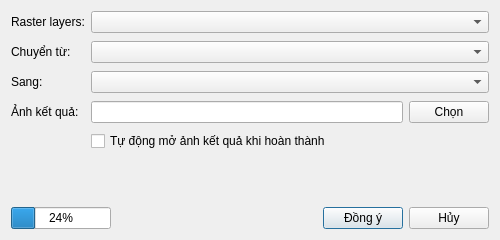
<?xml version="1.0" encoding="UTF-8"?>
<ui version="4.0">
 <class>ColorSpaceConvertionDialog</class>
 <widget class="QDialog" name="ColorSpaceConvertionDialog">
  <property name="geometry">
   <rect>
    <x>0</x>
    <y>0</y>
    <width>500</width>
    <height>240</height>
   </rect>
  </property>
  <property name="windowTitle">
   <string>Chuyển đổi không gian màu</string>
  </property>
  <layout class="QGridLayout" name="gridLayout">
   <property name="horizontalSpacing">
    <number>6</number>
   </property>
   <property name="verticalSpacing">
    <number>8</number>
   </property>
   <item row="1" column="0">
    <widget class="QLabel" name="label_2">
     <property name="text">
      <string>Chuyển từ:</string>
     </property>
    </widget>
   </item>
   <item row="3" column="1" colspan="3">
    <widget class="QLineEdit" name="outputLedr"/>
   </item>
   <item row="0" column="1" colspan="4">
    <widget class="QComboBox" name="rasterLayerCbx">
     <property name="sizePolicy">
      <sizepolicy hsizetype="Expanding" vsizetype="Fixed">
       <horstretch>0</horstretch>
       <verstretch>0</verstretch>
      </sizepolicy>
     </property>
    </widget>
   </item>
   <item row="4" column="1" rowspan="2" colspan="4">
    <widget class="QCheckBox" name="autoAddOutputChbx">
     <property name="text">
      <string>Tự động mở ảnh kết quả khi hoàn thành</string>
     </property>
    </widget>
   </item>
   <item row="2" column="0">
    <widget class="QLabel" name="label_3">
     <property name="text">
      <string>Sang:</string>
     </property>
    </widget>
   </item>
   <item row="8" column="0" colspan="2">
    <widget class="QProgressBar" name="progressBar">
     <property name="value">
      <number>24</number>
     </property>
    </widget>
   </item>
   <item row="2" column="1" colspan="4">
    <widget class="QComboBox" name="toColorCbx">
     <property name="sizePolicy">
      <sizepolicy hsizetype="Expanding" vsizetype="Fixed">
       <horstretch>0</horstretch>
       <verstretch>0</verstretch>
      </sizepolicy>
     </property>
    </widget>
   </item>
   <item row="6" column="1">
    <spacer name="verticalSpacer">
     <property name="orientation">
      <enum>Qt::Vertical</enum>
     </property>
     <property name="sizeHint" stdset="0">
      <size>
       <width>20</width>
       <height>40</height>
      </size>
     </property>
    </spacer>
   </item>
   <item row="0" column="0">
    <widget class="QLabel" name="label">
     <property name="text">
      <string>Raster layers:</string>
     </property>
    </widget>
   </item>
   <item row="3" column="4">
    <widget class="QPushButton" name="browseBtn">
     <property name="text">
      <string>Chọn</string>
     </property>
     <property name="icon">
      <iconset resource="Resources/myicon/myicon.qrc">
       <normaloff>:/myicon/File.svg</normaloff>:/myicon/File.svg</iconset>
     </property>
    </widget>
   </item>
   <item row="8" column="2">
    <spacer name="horizontalSpacer">
     <property name="orientation">
      <enum>Qt::Horizontal</enum>
     </property>
     <property name="sizeHint" stdset="0">
      <size>
       <width>40</width>
       <height>20</height>
      </size>
     </property>
    </spacer>
   </item>
   <item row="3" column="0">
    <widget class="QLabel" name="outputLbl">
     <property name="text">
      <string>Ảnh kết quả:</string>
     </property>
    </widget>
   </item>
   <item row="1" column="1" colspan="4">
    <widget class="QComboBox" name="fromColorCbx">
     <property name="sizePolicy">
      <sizepolicy hsizetype="Expanding" vsizetype="Fixed">
       <horstretch>0</horstretch>
       <verstretch>0</verstretch>
      </sizepolicy>
     </property>
    </widget>
   </item>
   <item row="7" column="0" colspan="5">
    <widget class="QLabel" name="noticeLbl">
     <property name="text">
      <string/>
     </property>
    </widget>
   </item>
   <item row="8" column="3">
    <widget class="QPushButton" name="okBtn">
     <property name="text">
      <string>Đồng ý</string>
     </property>
     <property name="autoDefault">
      <bool>false</bool>
     </property>
     <property name="default">
      <bool>true</bool>
     </property>
    </widget>
   </item>
   <item row="8" column="4">
    <widget class="QPushButton" name="cancelBtn">
     <property name="text">
      <string>Hủy</string>
     </property>
     <property name="autoDefault">
      <bool>false</bool>
     </property>
    </widget>
   </item>
  </layout>
 </widget>
 <layoutdefault spacing="6" margin="11"/>
 <tabstops>
  <tabstop>rasterLayerCbx</tabstop>
  <tabstop>fromColorCbx</tabstop>
  <tabstop>toColorCbx</tabstop>
  <tabstop>outputLedr</tabstop>
  <tabstop>browseBtn</tabstop>
  <tabstop>okBtn</tabstop>
  <tabstop>cancelBtn</tabstop>
 </tabstops>
 <resources>
  <include location="Resources/myicon/myicon.qrc"/>
 </resources>
 <connections/>
</ui>
